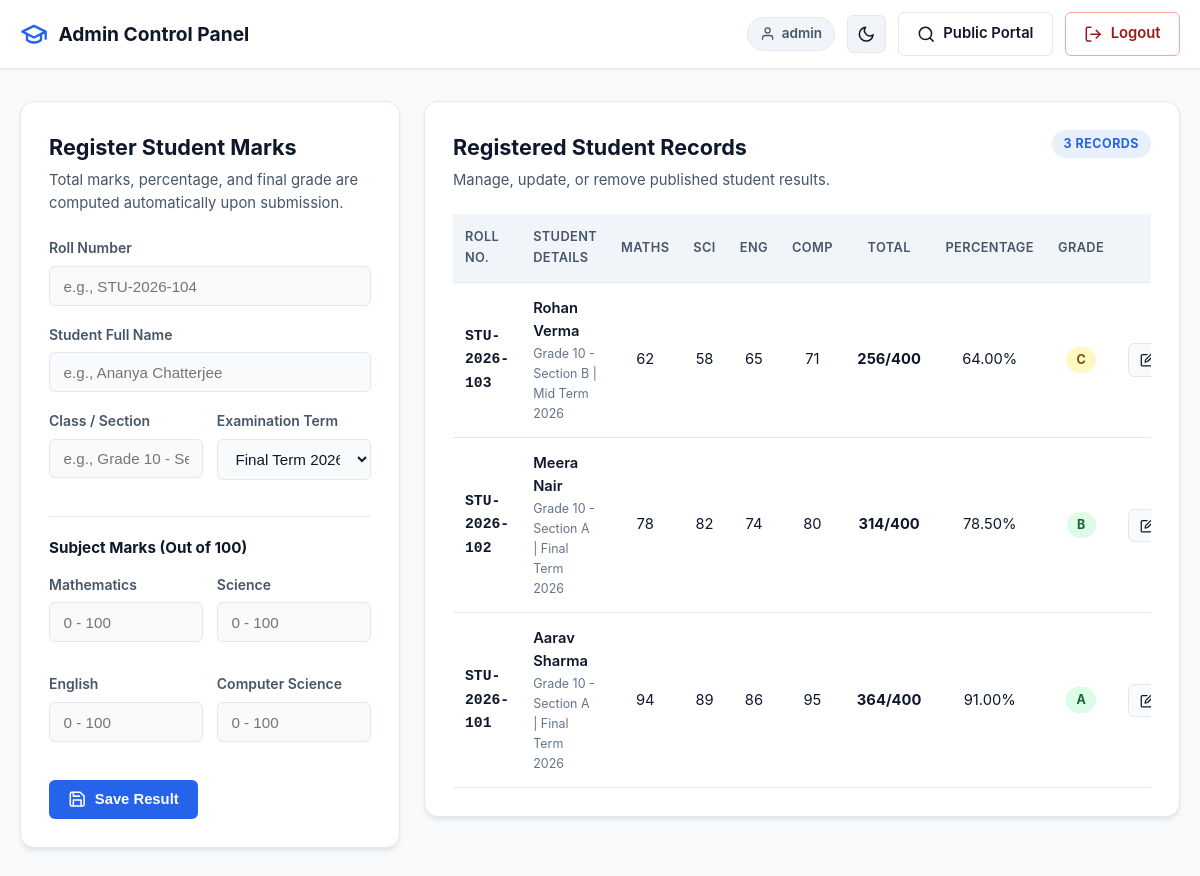
/admin_dashboard.php (signed in), run on the app's committed database.
### tables this page shows
CREATE TABLE IF NOT EXISTS students (
    id INT AUTO_INCREMENT PRIMARY KEY,
    roll_number VARCHAR(50) NOT NULL UNIQUE,
    student_name VARCHAR(100) NOT NULL,
    class VARCHAR(50) NOT NULL,
    maths INT NOT NULL CHECK (maths BETWEEN 0 AND 100),
    science INT NOT NULL CHECK (science BETWEEN 0 AND 100),
    english INT NOT NULL CHECK (english BETWEEN 0 AND 100),
    computer INT NOT NULL CHECK (computer BETWEEN 0 AND 100),
    total_marks INT NOT NULL,
    percentage DECIMAL(5,2) NOT NULL,
    grade VARCHAR(5) NOT NULL,
    exam_term VARCHAR(50) NOT NULL
);

### admin_dashboard.php (the view, shortened to what this page needs)
<?php
require_once 'db_connection.php';
$edit_record = null;
$stmt = $pdo->query('SELECT * FROM students ORDER BY id DESC');
$students_list = $stmt->fetchAll();
?>
<!DOCTYPE html>
<html lang="en" data-theme="light">
<head>
    <link rel="stylesheet" href="style.css">
</head>
<body>
    <header class="navbar">
        <div class="container navbar-content">
            <div class="navbar-top-row">
                <a href="admin_dashboard.php" class="brand">
                    <svg class="icon icon-brand" viewBox="0 0 24 24" fill="none" stroke="currentColor" stroke-width="2" stroke-linecap="round" stroke-linejoin="round" aria-hidden="true">
                        <path d="M22 10v6M2 10l10-5 10 5-10 5z"></path>
                        <path d="M6 12v5c3 3 9 3 12 0v-5"></path>
                    </svg>
                    <span>Admin Control Panel</span>
                </a>
            </div>
            <nav class="nav-actions">
                <span class="admin-user-badge">
                    <svg class="icon icon-sm" viewBox="0 0 24 24" fill="none" stroke="currentColor" stroke-width="2" stroke-linecap="round" stroke-linejoin="round" aria-hidden="true">
                        <path d="M20 21v-2a4 4 0 0 0-4-4H8a4 4 0 0 0-4 4v2"></path>
                        <circle cx="12" cy="7" r="4"></circle>
                    </svg>
                    <span><?php echo htmlspecialchars($_SESSION['admin_username'], ENT_QUOTES, 'UTF-8'); ?></span>
                </span>
                <button type="button" id="theme-toggle" class="btn-icon" aria-label="Toggle Dark or Light Theme" title="Toggle Theme">
                    <svg class="icon icon-moon" viewBox="0 0 24 24" fill="none" stroke="currentColor" stroke-width="2" stroke-linecap="round" stroke-linejoin="round" aria-hidden="true">
                        <path d="M21 12.79A9 9 0 1 1 11.21 3 7 7 0 0 0 21 12.79z"></path>
                    </svg>
                </button>
                <a href="index.php" class="btn btn-outline nav-btn">
                    <svg class="icon" viewBox="0 0 24 24" fill="none" stroke="currentColor" stroke-width="2" stroke-linecap="round" stroke-linejoin="round" aria-hidden="true">
                        <circle cx="11" cy="11" r="8"></circle>
                        <line x1="21" y1="21" x2="16.65" y2="16.65"></line>
                    </svg>
                    <span>Public Portal</span>
                </a>
                <a href="logout.php" class="btn btn-danger-outline nav-btn">
                    <svg class="icon" viewBox="0 0 24 24" fill="none" stroke="currentColor" stroke-width="2" stroke-linecap="round" stroke-linejoin="round" aria-hidden="true">
                        <path d="M9 21H5a2 2 0 0 1-2-2V5a2 2 0 0 1 2-2h4"></path>
                        <polyline points="16 17 21 12 16 7"></polyline>
                        <line x1="21" y1="12" x2="9" y2="12"></line>
                    </svg>
                    <span>Logout</span>
                </a>
            </nav>
        </div>
    </header>
    <main class="container main-content">
        <div class="dashboard-grid">
            <section class="card form-card" id="mark-entry-panel">
                <div class="card-header">
                    <h2 id="form-title"><?php echo $edit_record ? 'Update Student Result' : 'Register Student Marks'; ?></h2>
                    <p>Total marks, percentage, and final grade are computed automatically upon submission.</p>
                </div>
                <form id="mark-entry-form" action="admin_dashboard.php" method="POST" novalidate>
                    <div class="form-group">
                        <label for="roll_number">Roll Number</label>
                        <input
                            type="text"
                            id="roll_number"
                            name="roll_number"
                            class="form-control"
                            placeholder="e.g., STU-2026-104"
                            value="<?php echo $edit_record ? htmlspecialchars($edit_record['roll_number'], ENT_QUOTES, 'UTF-8') : ''; ?>"
                            required
                        >
                    </div>
                    <div class="form-group">
                        <label for="student_name">Student Full Name</label>
                        <input
                            type="text"
                            id="student_name"
                            name="student_name"
                            class="form-control"
                            placeholder="e.g., Ananya Chatterjee"
                            value="<?php echo $edit_record ? htmlspecialchars($edit_record['student_name'], ENT_QUOTES, 'UTF-8') : ''; ?>"
                            required
                        >
                    </div>
                    <div class="form-row-2">
                        <div class="form-group">
                            <label for="class">Class / Section</label>
                            <input
                                type="text"
                                id="class"
                                name="class"
                                class="form-control"
                                placeholder="e.g., Grade 10 - Section A"
                                value="<?php echo $edit_record ? htmlspecialchars($edit_record['class'], ENT_QUOTES, 'UTF-8') : ''; ?>"
                                required
                            >
                        </div>
                        <div class="form-group">
                            <label for="exam_term">Examination Term</label>
                            <select id="exam_term" name="exam_term" class="form-control" required>
                                <?php
                                $terms = ['Mid Term 2026', 'Final Term 2026', 'Supplementary 2026'];
                                $selected_term = $edit_record['exam_term'] ?? 'Final Term 2026';
                                foreach ($terms as $term):
                                ?>
                                    <option value="<?php echo htmlspecialchars($term, ENT_QUOTES, 'UTF-8'); ?>" <?php echo ($selected_term === $term) ? 'selected' : ''; ?>>
                                        <?php echo htmlspecialchars($term, ENT_QUOTES, 'UTF-8'); ?>
                                    </option>
                                <?php endforeach; ?>
                            </select>
                        </div>
                    </div>
                    <hr class="divider">
                    <h3 class="section-subtitle">Subject Marks (Out of 100)</h3>
                    <div class="form-row-2 subject-inputs-grid">
                        <div class="form-group">
                            <label for="maths">Mathematics</label>
                            <input
                                type="number"
                                id="maths"
                                name="maths"
                                class="form-control"
                                min="0"
                                max="100"
                                inputmode="numeric"
                                placeholder="0 - 100"
                                value="<?php echo $edit_record ? (int)$edit_record['maths'] : ''; ?>"
                                required
                            >
                        </div>
                        <div class="form-group">
                            <label for="science">Science</label>
                            <input
                                type="number"
                                id="science"
                                name="science"
                                class="form-control"
                                min="0"
                                max="100"
                                inputmode="numeric"
                                placeholder="0 - 100"
                                value="<?php echo $edit_record ? (int)$edit_record['science'] : ''; ?>"
                                required
                            >
                        </div>
                        <div class="form-group">
                            <label for="english">English</label>
                            <input
                                type="number"
                                id="english"
                                name="english"
                                class="form-control"
                                min="0"
                                max="100"
                                inputmode="numeric"
                                placeholder="0 - 100"
                                value="<?php echo $edit_record ? (int)$edit_record['english'] : ''; ?>"
                                required
                            >
                        </div>
                        <div class="form-group">
                            <label for="computer">Computer Science</label>
                            <input
                                type="number"
                                id="computer"
                                name="computer"
                                class="form-control"
                                min="0"
                                max="100"
                                inputmode="numeric"
                                placeholder="0 - 100"
                                value="<?php echo $edit_record ? (int)$edit_record['computer'] : ''; ?>"
                                required
                            >
                        </div>
                    </div>
                    <div class="form-actions">
                        <button type="submit" class="btn btn-primary" id="submit-btn">
                            <span id="submit-btn-text"><?php echo $edit_record ? 'Update Record' : 'Save Result'; ?></span>
                        </button>
                    </div>
                </form>
            </section>
            <section class="card table-card">
                <div class="card-header card-header-flex">
                    <div>
                        <h2>Registered Student Records</h2>
                        <p>Manage, update, or remove published student results.</p>
                    </div>
                    <span class="badge"><?php echo count($students_list); ?> Records</span>
                </div>
                <div class="table-responsive">
                    <table class="data-table">
                        <thead>
                            <tr>
                                <th>Roll No.</th>
                                <th>Student Details</th>
                                <th class="text-center">Maths</th>
                                <th class="text-center">Sci</th>
                                <th class="text-center">Eng</th>
                                <th class="text-center">Comp</th>
                                <th class="text-center">Total</th>
                                <th class="text-center">Percentage</th>
                                <th class="text-center">Grade</th>
                                <th class="text-right">Actions</th>
                            </tr>
                        </thead>
                        <tbody>
                            <?php if (empty($students_list)): ?>
                                <tr class="empty-row">
                                    <td colspan="10" class="text-center empty-state">
                                        No student records found. Use the form to add a new student result.
                                    </td>
                                </tr>
                            <?php else: ?>
                                <?php foreach ($students_list as $row): ?>
                                    <tr>
                                        <td data-label="Roll No." class="font-mono font-bold">
                                            <?php echo htmlspecialchars($row['roll_number'], ENT_QUOTES, 'UTF-8'); ?>
                                        </td>
                                        <td data-label="Student Details">
                                            <div class="student-cell-wrapper">
                                                <div class="student-cell-name"><?php echo htmlspecialchars($row['student_name'], ENT_QUOTES, 'UTF-8'); ?></div>
                                                <div class="student-cell-sub"><?php echo htmlspecialchars($row['class'], ENT_QUOTES, 'UTF-8'); ?> | <?php echo htmlspecialchars($row['exam_term'], ENT_QUOTES, 'UTF-8'); ?></div>
                                            </div>
                                        </td>
                                        <td data-label="Mathematics" class="text-center"><?php echo (int)$row['maths']; ?></td>
                                        <td data-label="Science" class="text-center"><?php echo (int)$row['science']; ?></td>
                                        <td data-label="English" class="text-center"><?php echo (int)$row['english']; ?></td>
                                        <td data-label="Computer" class="text-center"><?php echo (int)$row['computer']; ?></td>
                                        <td data-label="Total Marks" class="text-center font-bold"><?php echo (int)$row['total_marks']; ?>/400</td>
                                        <td data-label="Percentage" class="text-center"><?php echo number_format((float)$row['percentage'], 2); ?>%</td>
                                        <td data-label="Final Grade" class="text-center">
                                            <span class="grade-pill grade-<?php echo strtolower(htmlspecialchars($row['grade'], ENT_QUOTES, 'UTF-8')); ?>">
                                                <?php echo htmlspecialchars($row['grade'], ENT_QUOTES, 'UTF-8'); ?>
                                            </span>
                                        </td>
                                        <td data-label="Actions" class="text-right actions-cell">
                                            <div class="action-buttons-group">
                                                <a
                                                    href="admin_dashboard.php?edit=<?php echo (int)$row['id']; ?>"
                                                    class="btn-action btn-edit"
                                                    title="Edit Record"
                                                    data-student='<?php echo htmlspecialchars(json_encode($row), ENT_QUOTES, 'UTF-8'); ?>'
                                                >
                                                    <svg class="icon icon-sm" viewBox="0 0 24 24" fill="none" stroke="currentColor" stroke-width="2" stroke-linecap="round" stroke-linejoin="round" aria-hidden="true">
                                                        <path d="M11 4H4a2 2 0 0 0-2 2v14a2 2 0 0 0 2 2h14a2 2 0 0 0 2-2v-7"></path>
                                                        <path d="M18.5 2.5a2.121 2.121 0 0 1 3 3L12 15l-4 1 1-4 9.5-9.5z"></path>
                                                    </svg>
                                                </a>
                                            </div>
                                        </td>
                                    </tr>
                                <?php endforeach; ?>
                            <?php endif; ?>
                        </tbody>
                    </table>
                </div>
            </section>
        </div>
    </main>
</body>
</html>

### data on the page
students: roll_number "STU-2026-103", student_name "Rohan Verma", class "Grade 10 - Section B", exam_term "Mid Term 2026", maths "62", science "58", english "65", computer "71", total_marks "256", percentage "64.00", grade "C"
students: roll_number "STU-2026-102", student_name "Meera Nair", class "Grade 10 - Section A", exam_term "Final Term 2026", maths "78", science "82", english "74", computer "80", total_marks "314", percentage "78.50", grade "B"
students: roll_number "STU-2026-101", student_name "Aarav Sharma", class "Grade 10 - Section A", exam_term "Final Term 2026", maths "94", science "89", english "86", computer "95", total_marks "364", percentage "91.00", grade "A"

### other printed values
$_SESSION['admin_username'] "admin"
count($students_list) "3"
form field exam_term "Final Term 2026"
